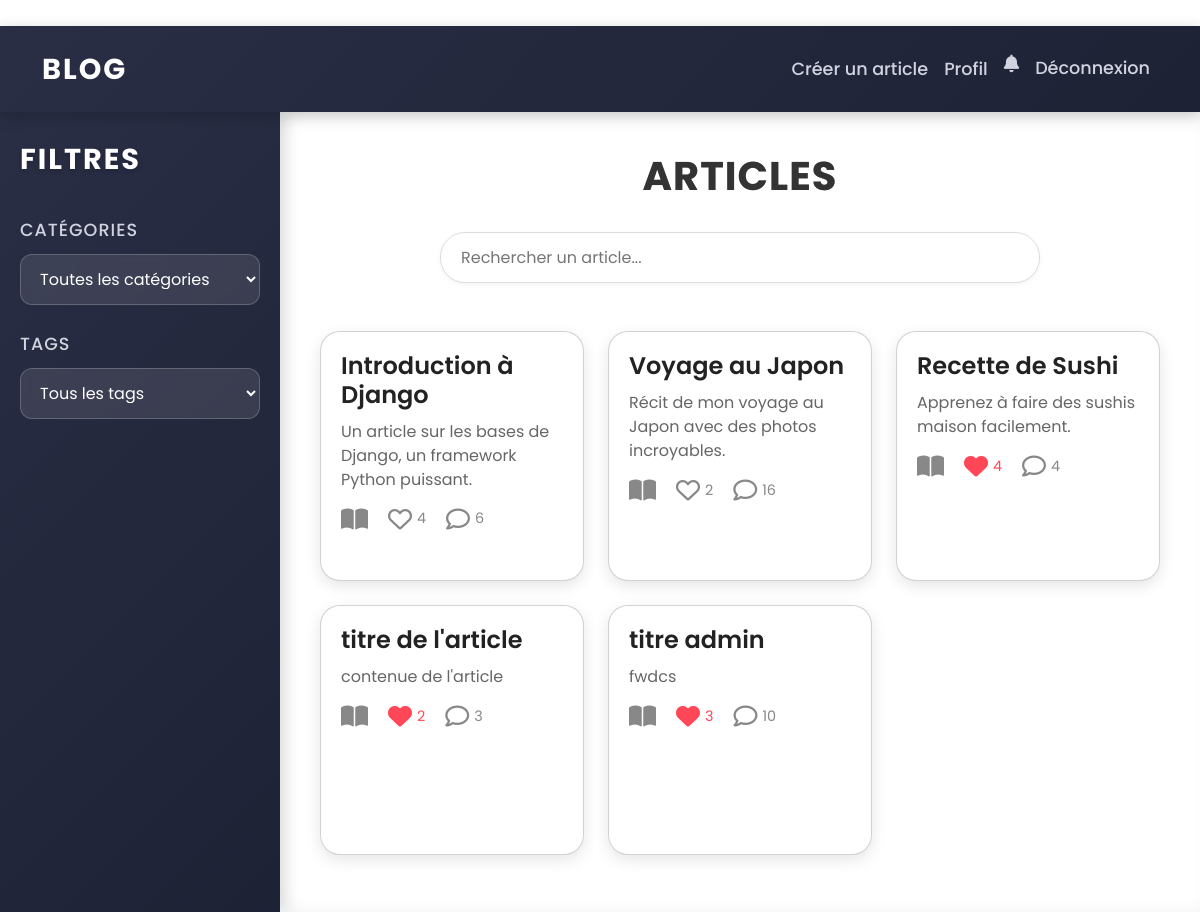
The app's page / (signed in) with its own data.
### blog/models.py (models this page shows, shortened)
class Article(models.Model):
    title = models.CharField(max_length=200)
    content = models.TextField()
    author = models.ForeignKey(User, on_delete=models.CASCADE)
    category = models.ForeignKey(Category, on_delete=models.SET_NULL, null=True)
    tags = models.ManyToManyField(Tag)
    created_at = models.DateTimeField(auto_now_add=True)
    updated_at = models.DateTimeField(auto_now=True)
    views = models.PositiveIntegerField(default=0)
    likes = models.ManyToManyField(User, related_name='liked_articles', blank=True)

### blog/views.py (the view, shortened to what this page needs)
# urls.py: path('', views.home, name='home'),
def home(request):
    articles = Article.objects.all()
    categories = Category.objects.all()
    tags = Tag.objects.all()
    query = request.GET.get('q', '')
    category_filter = request.GET.get('category', '')
    tag_filter = request.GET.get('tag', '')
    if query:
        articles = articles.filter(title__icontains=query)
    if category_filter:
        articles = articles.filter(category__name=category_filter)
    if tag_filter:
        articles = articles.filter(tags__name=tag_filter)
    unread_notifications = 0
    if request.user.is_authenticated:
        unread_notifications = Notification.objects.filter(user=request.user, is_read=False).count()
    return render(request, 'blog/home.html', {
        'articles': articles,
        'categories': categories,
        'tags': tags,
        'category_filter': category_filter,
        'tag_filter': tag_filter,
        'unread_notifications': unread_notifications,
    })

### blog/templates/blog/home.html (shortened to what this page needs)
﻿{% extends 'blog/base.html' %}
{% block content %}
    <div class="container-fluid modern-layout">
        <aside class="sidebar">
            <div class="sidebar-header">
                <h2 class="sidebar-title">Filtres</h2>
            </div>
            <div class="filter-section">
                <div class="filter-group">
                    <label for="category-filter" class="filter-label">Catégories</label>
                    <select name="category" id="category-filter" class="filter-select">
                        <option value="">Toutes les catégories</option>
                    </select>
                </div>
                <div class="filter-group">
                    <label for="tag-filter" class="filter-label">Tags</label>
                    <select name="tag" id="tag-filter" class="filter-select">
                        <option value="">Tous les tags</option>
                    </select>
                </div>
            </div>
        </aside>
        <main class="main-content">
            <h1 class="page-title">Articles</h1>
            <div class="search-container mb-5">
                <input type="text" id="article-search" class="search-input" placeholder="Rechercher un article...">
            </div>
            <div class="row g-4" id="article-list">
                {% for article in articles %}
                    <div class="col-md-4">
                        <div class="card article-card">
                            <div class="card-content">
                                <h5 class="card-title">{{ article.title }}</h5>
                                <p class="card-text">{{ article.content|truncatewords:20 }}</p>
                                <div class="action-bar">
                                    <label class="action-icon read-icon">
                                        <span class="icon-wrapper">
                                            <i class="fas fa-book-open unchecked"></i>
                                        </span>
                                    </label>
                                    {% if user.is_authenticated %}
                                        <label class="action-icon like-icon">
                                            <span class="icon-wrapper">
                                                <i class="far fa-heart unchecked"></i>
                                                <i class="fas fa-heart checked"></i>
                                                <span class="like-count">{{ article.likes.count }}</span>
                                            </span>
                                        </label>
                                    {% endif %}
                                    <label class="action-icon comment-icon">
                                        <span class="icon-wrapper">
                                            <i class="far fa-comment unchecked"></i>
                                            <span class="comment-count">{{ article.comments.count }}</span>
                                        </span>
                                    </label>
                                </div>
                            </div>
                        </div>
                    </div>
                {% empty %}
                    <p class="no-content">Aucun article trouvé.</p>
                {% endfor %}
            </div>
        </main>
    </div>
{% endblock %}

### blog/templates/blog/base.html (style rules this page uses)
* { margin: 0; padding: 0; box-sizing: border-box; font-family: 'Poppins', sans-serif; }
body { background: #fff; color: #2a2e45; line-height: 1.6; overflow-x: hidden; }

### blog/templates/blog/home.html (style rules this page uses)
.modern-layout { display: flex; min-height: 100vh; background: #f4f7fa; padding: 0; }
.sidebar { position: sticky; top: 0; width: 280px; height: 100vh; background: linear-gradient(135deg, #2a2e45 0%, #1e2235 100%); color: #fff; padding: 30px 20px; box-shadow: 5px 0 15px rgba(0, 0, 0, 0.1); overflow-y: auto; transition: width 0.3s ease; }
.sidebar-header { margin-bottom: 40px; }
.sidebar-title { font-size: 1.8rem; font-weight: 700; color: #fff; text-transform: uppercase; letter-spacing: 2px; text-shadow: 0 2px 4px rgba(0, 0, 0, 0.2); }
.filter-section { display: flex; flex-direction: column; gap: 25px; }
.filter-group { display: flex; flex-direction: column; gap: 10px; }
.filter-label { font-size: 1.1rem; font-weight: 500; color: #d1d4e0; text-transform: uppercase; letter-spacing: 1px; }
.filter-select { background: rgba(255, 255, 255, 0.1); border: 1px solid rgba(255, 255, 255, 0.2); border-radius: 12px; padding: 12px 15px; color: #fff; font-size: 1rem; transition: all 0.3s ease; backdrop-filter: blur(5px); -webkit-backdrop-filter: blur(5px); }
.filter-select option { background: #2a2e45; color: #fff; }
.main-content { flex: 1; padding: 40px; background: #fff; border-radius: 20px 0 0 20px; box-shadow: inset 5px 0 15px rgba(0, 0, 0, 0.05); }
.page-title { font-size: 2.5rem; font-weight: 800; color: #2a2e45; text-align: center; margin-bottom: 40px; background: linear-gradient(45deg, #ff6b6b, #4ecdc4); -webkit-background-clip: text; background-clip: text; color: transparent; text-transform: uppercase; letter-spacing: 2px; }
.page-title { font-size: 2.5rem; font-weight: 700; color: #333; text-align: center; margin-bottom: 2rem; text-transform: uppercase; letter-spacing: 1px; }
.article-card { background: #fff; border-radius: 20px; box-shadow: 0 5px 15px rgba(0, 0, 0, 0.1); overflow: hidden; transition: all 0.4s ease; min-height: 250px; position: relative; }
.card-content { padding: 20px; position: relative; z-index: 1; }
.card-title { font-size: 1.5rem; font-weight: 600; color: #222; margin-bottom: 10px; line-height: 1.2; }
.card-text { font-size: 1rem; color: #666; margin-bottom: 15px; line-height: 1.5; }
.action-bar { display: flex; gap: 20px; align-items: center; justify-content: flex-start; }
.action-icon { position: relative; display: inline-flex; align-items: center; cursor: pointer; }
.icon-wrapper { position: relative; display: flex; align-items: center; font-size: 1.5rem; color: #888; transition: color 0.3s ease; }
.icon-wrapper .checked { display: none; }
.icon-wrapper .unchecked { display: inline; }
.action-icon input:checked ~ .icon-wrapper .checked { display: inline; color: #ff4757; }
.like-count, .comment-count { font-size: 0.9rem; color: #888; margin-left: 5px; transition: color 0.3s ease; }
.action-icon input:checked ~ .icon-wrapper .like-count, .action-icon input:checked ~ .icon-wrapper .comment-count { color: #ff4757; }
.search-container { position: relative; max-width: 600px; margin: 0 auto 40px; }
.search-input { width: 100%; border-radius: 25px; padding: 12px 20px; font-size: 1rem; border: 1px solid #ddd; box-shadow: 0 2px 5px rgba(0, 0, 0, 0.05); transition: all 0.3s ease; }

### records on screen
Article: title "Introduction à Django", content "Un article sur les bases de Django, un framework Python puissant.", likes.count "4", comments.count "6"
Article: title "Voyage au Japon", content "Récit de mon voyage au Japon avec des photos incroyables.", likes.count "2", comments.count "16"
Article: title "Recette de Sushi", content "Apprenez à faire des sushis maison facilement.", likes.count "4", comments.count "4"
Article: title "titre de l'article", content "contenue de l'article", likes.count "2", comments.count "3"
Article: title "titre admin", content "fwdcs", likes.count "3", comments.count "10"
